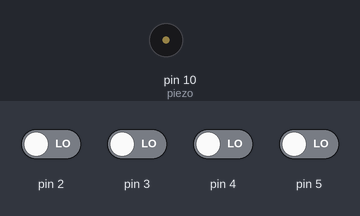
Simulated run of this sketch. Board: Arduino Uno, built with avr-gcc and run on an emulated ATmega328P. Parts: buzzer (waves = sounding). The inputs (shaded band) are chosen by the test bench; at power-on: pin 2–5 LOW.

Above: at 1.2 s.
1.3 s: pin 2 driven HIGH
At 2.2 s:
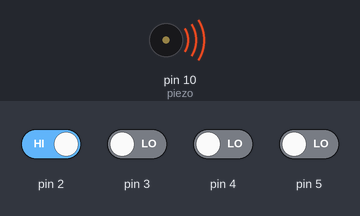
Timing chart, 0 to 4.3 s (numbered marks = the images above; inputs shaded):
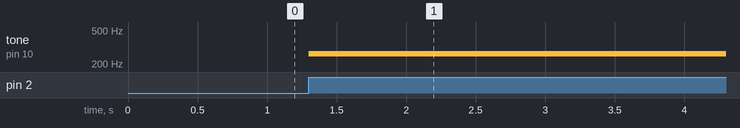

Measured:
- after the input at 1.3 s, tone on pin 10 (piezo): silent → 262 Hz at once

The sketch:

ManualBuzzer_Piano.ino
```cpp
int piezo = 10;
int tones[] = { 262, 294, 330, 349, 392, 440, 494, 523 };

void setup() {
  pinMode(2, INPUT);
  pinMode(3, INPUT);
  pinMode(4, INPUT);
  pinMode(5, INPUT);
}

void loop() {
  if (digitalRead(2) == HIGH) {
    tone(piezo, tones[0], 20);
  }
  if (digitalRead(3) == HIGH) {
    tone(piezo, tones[1], 20);
  }
  if (digitalRead(4) == HIGH) {
    tone(piezo, tones[2], 20);
  }
  if (digitalRead(5) == HIGH) {
    tone(piezo, tones[3], 20);
  }
}
```
